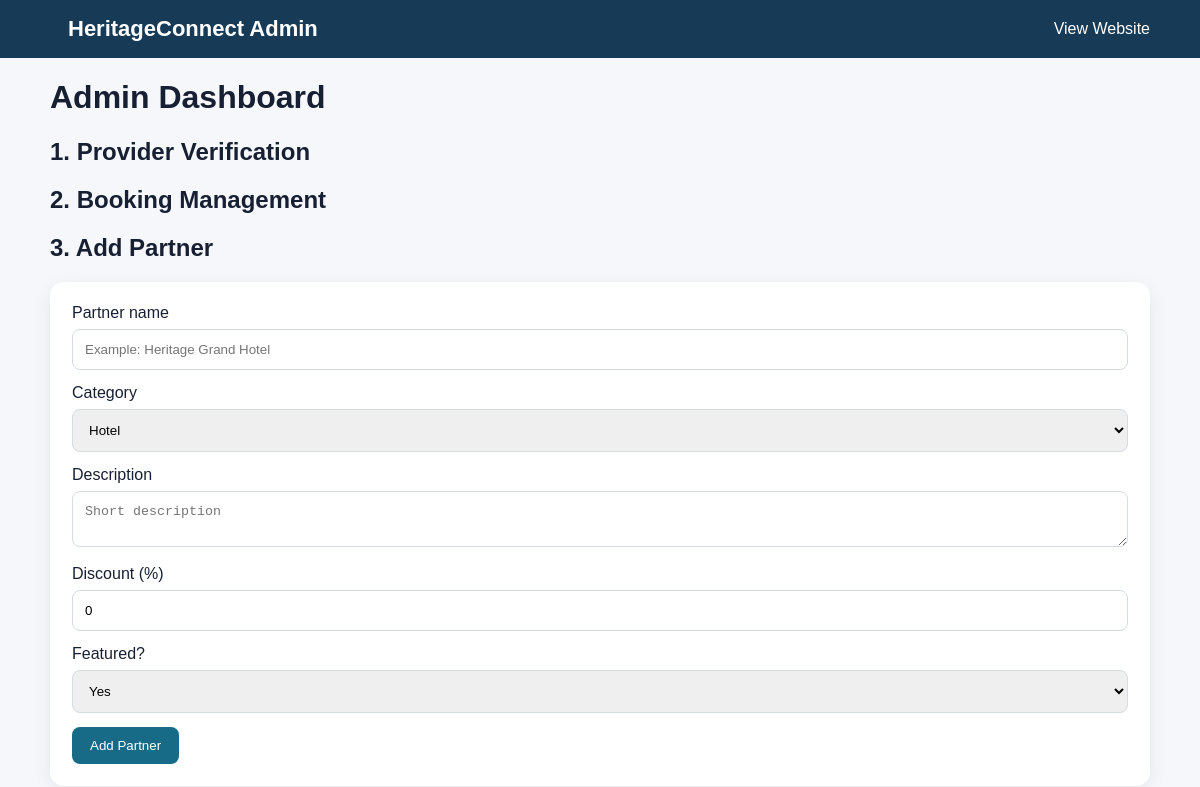
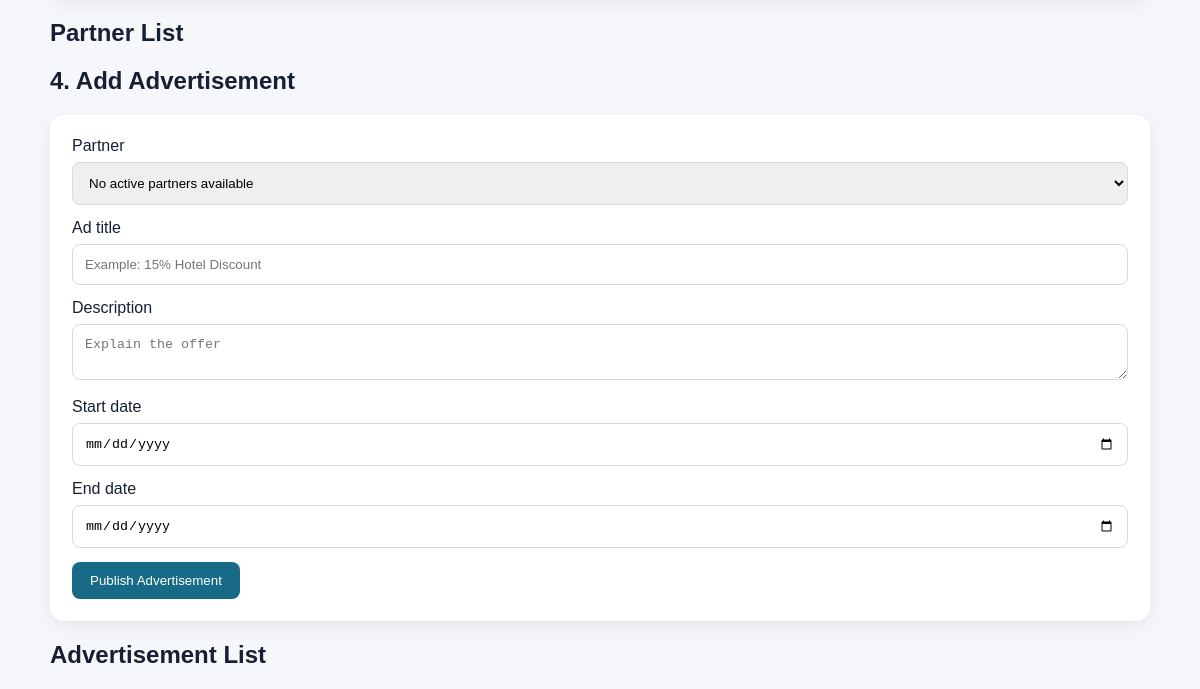
Page /admin/index.php on the earlier database version (2 pictures, top to bottom).
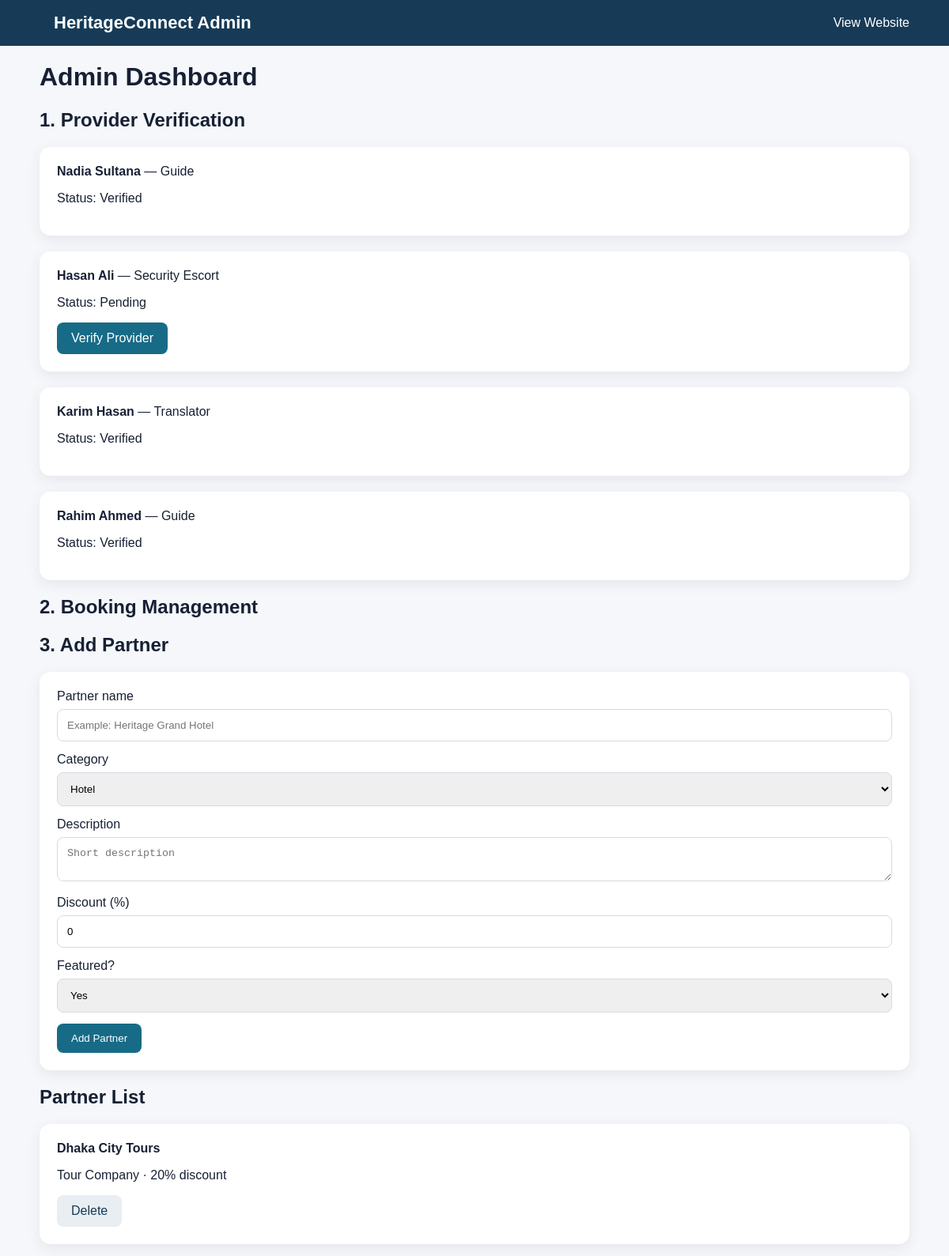
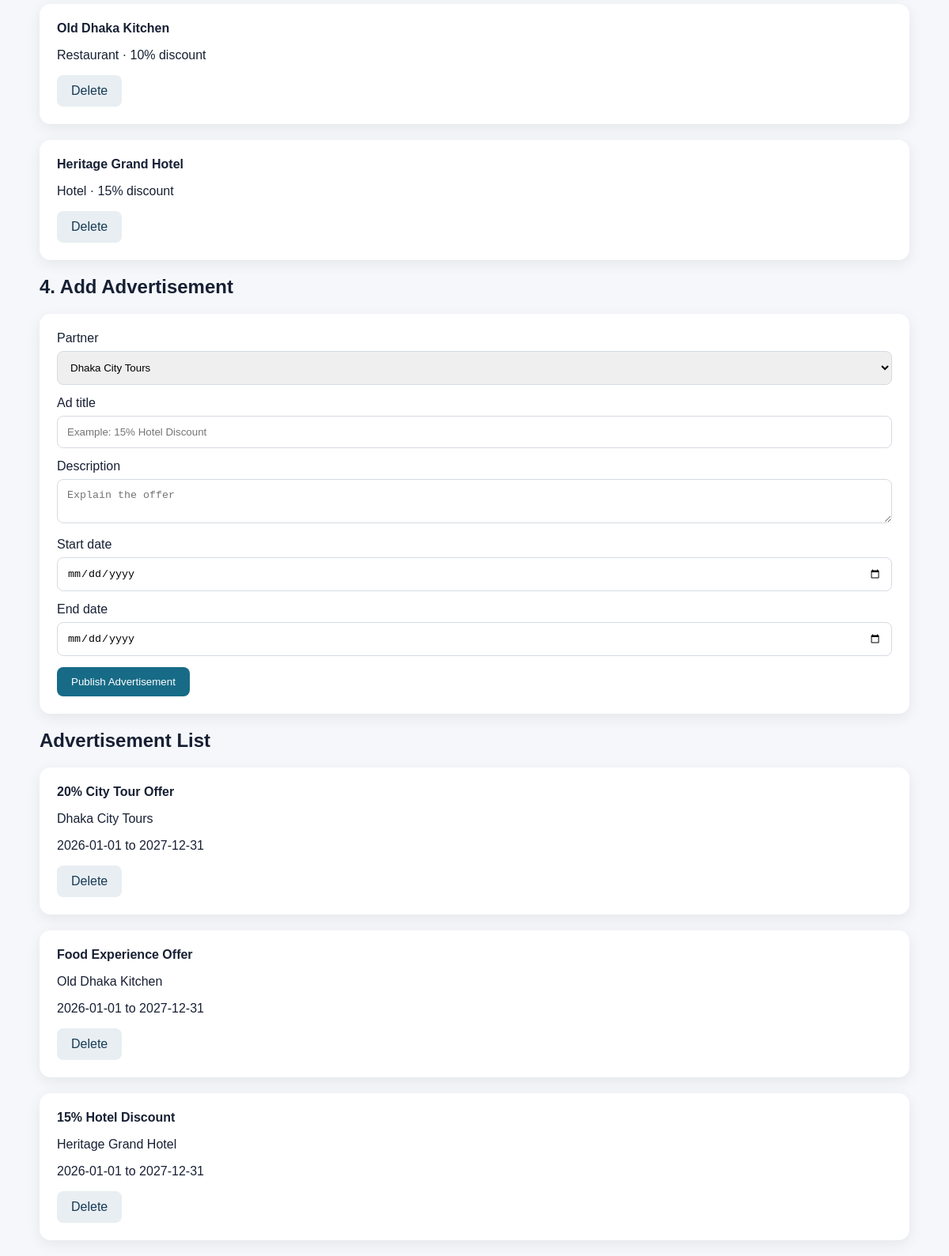
Same page on the later database version (2 pictures, top to bottom).
### tables this page shows
CREATE TABLE service_provider (
    provider_id INT AUTO_INCREMENT PRIMARY KEY,
    name VARCHAR(100) NOT NULL,
    service_type ENUM('Guide','Translator','Security Escort') NOT NULL,
    languages VARCHAR(200) NOT NULL,
    phone VARCHAR(30),
    price DECIMAL(10,2) NOT NULL,
    verification_status ENUM('Pending','Verified','Rejected') DEFAULT 'Pending'
);

CREATE TABLE partner (
    partner_id INT AUTO_INCREMENT PRIMARY KEY,
    partner_name VARCHAR(150) NOT NULL,
    category VARCHAR(100) NOT NULL,
    description TEXT,
    discount INT DEFAULT 0,
    featured TINYINT(1) DEFAULT 0,
    status ENUM('Active','Inactive') DEFAULT 'Active'
);

CREATE TABLE advertisement (
    ad_id INT AUTO_INCREMENT PRIMARY KEY,
    partner_id INT NOT NULL,
    title VARCHAR(200) NOT NULL,
    description TEXT,
    start_date DATE NOT NULL,
    end_date DATE NOT NULL,
    status ENUM('Active','Inactive') DEFAULT 'Active',
    FOREIGN KEY (partner_id) REFERENCES partner(partner_id) ON DELETE CASCADE
);

### admin/index.php (the view, shortened to what this page needs)
<?php
include "../database.php";
$providers = $conn->query("SELECT * FROM service_provider ORDER BY provider_id DESC");
$partners = $conn->query("SELECT * FROM partner ORDER BY partner_id DESC");
$ads = $conn->query("SELECT advertisement.*, partner.partner_name FROM advertisement JOIN partner ON advertisement.partner_id=partner.partner_id ORDER BY ad_id DESC");
?>
<!DOCTYPE html>
<html>
<head><meta charset="UTF-8"><title>Admin Dashboard</title><link rel="stylesheet" href="../style.css"></head>
<body>
<nav class="navbar"><div class="container"><a class="logo" href="../index.php">HeritageConnect Admin</a><a href="../index.php">View Website</a></div></nav>
<main class="container">
<h1>Admin Dashboard</h1>
<h2>1. Provider Verification</h2>
<?php while($p = $providers->fetch_assoc()): ?>
<div class="card">
<b><?= htmlspecialchars($p['name']) ?></b> — <?= htmlspecialchars($p['service_type']) ?>
<p>Status: <?= htmlspecialchars($p['verification_status']) ?></p>
<?php if($p['verification_status'] === 'Pending'): ?>
<a class="btn" href="?verify=<?= $p['provider_id'] ?>">Verify Provider</a>
<?php endif; ?>
</div>
<?php endwhile; ?>
<h2>2. Booking Management</h2>
<h2>3. Add Partner</h2>
<div class="form-box">
<form action="partner_add.php" method="POST">
<label>Partner name</label><input name="partner_name" placeholder="Example: Heritage Grand Hotel" required>
<label>Category</label>
<select name="category" required>
<option value="Hotel">Hotel</option>
</select>
<label>Description</label><textarea name="description" placeholder="Short description"></textarea>
<label>Discount (%)</label><input type="number" name="discount" min="0" max="100" value="0">
<label>Featured?</label><select name="featured"><option value="1">Yes</option><option value="0">No</option></select>
<button type="submit">Add Partner</button>
</form>
</div>
<h2>Partner List</h2>
<?php while($p = $partners->fetch_assoc()): ?>
<div class="card">
<b><?= htmlspecialchars($p['partner_name']) ?></b>
<p><?= htmlspecialchars($p['category']) ?> · <?= $p['discount'] ?>% discount</p>
<a class="btn secondary" href="?delete_partner=<?= $p['partner_id'] ?>" onclick="return confirm('Delete this partner?')">Delete</a>
</div>
<?php endwhile; ?>
<h2>4. Add Advertisement</h2>
<div class="form-box">
<form action="ad_add.php" method="POST">
<label>Partner</label>
<select name="partner_id" required>
<?php
$list = $conn->query("SELECT partner_id, partner_name FROM partner WHERE status='Active' ORDER BY partner_name");
if (!$list) {
    echo '<option value="">Could not load partners</option>';
} elseif ($list->num_rows === 0) {
    echo '<option value="">No active partners available</option>';
} else {
while($p = $list->fetch_assoc()):
?>
<option value="<?= $p['partner_id'] ?>"><?= htmlspecialchars($p['partner_name']) ?></option>
<?php endwhile; } ?>
</select>
<label>Ad title</label><input name="title" placeholder="Example: 15% Hotel Discount" required>
<label>Description</label><textarea name="description" placeholder="Explain the offer"></textarea>
<label>Start date</label><input type="date" name="start_date" required>
<label>End date</label><input type="date" name="end_date" required>
<button type="submit">Publish Advertisement</button>
</form>
</div>
<h2>Advertisement List</h2>
<?php while($a = $ads->fetch_assoc()): ?>
<div class="card">
<b><?= htmlspecialchars($a['title']) ?></b>
<p><?= htmlspecialchars($a['partner_name']) ?></p>
<p><?= htmlspecialchars($a['start_date']) ?> to <?= htmlspecialchars($a['end_date']) ?></p>
<a class="btn secondary" href="?delete_ad=<?= $a['ad_id'] ?>" onclick="return confirm('Delete this advertisement?')">Delete</a>
</div>
<?php endwhile; ?>
</main>
</body>
</html>

### style.css (style rules this page uses)
* { box-sizing: border-box; }
body { margin: 0; font-family: Arial, sans-serif; background: #f5f7fb; color: #172033; }
.container { width: 92%; max-width: 1100px; margin: auto; }
.navbar { background: #173b57; color: white; padding: 16px 0; }
.navbar .container { display: flex; justify-content: space-between; align-items: center; gap: 20px; }
.logo { color: white; text-decoration: none; font-size: 22px; font-weight: bold; }
.navbar a { color: white; text-decoration: none; margin-left: 18px; }
.search-box, .form-box, .card { background: white; padding: 22px; border-radius: 14px; box-shadow: 0 5px 18px rgba(0,0,0,.07); margin: 20px 0; }
input, select, textarea { width: 100%; padding: 12px; border: 1px solid #d5dbe3; border-radius: 8px; margin: 7px 0 14px; }
button, .btn { border: 0; background: #176b87; color: white; padding: 11px 18px; border-radius: 8px; cursor: pointer; text-decoration: none; display: inline-block; }
.btn.secondary { background: #e8eef2; color: #173b57; }

Differences in the rows shown:
added service_provider: name "Nadia Sultana", service_type "Guide", verification_status "Verified"
added service_provider: name "Hasan Ali", service_type "Security Escort", verification_status "Pending"
added service_provider: name "Karim Hasan", service_type "Translator", verification_status "Verified"
added service_provider: name "Rahim Ahmed", service_type "Guide", verification_status "Verified"
added partner: partner_name "Dhaka City Tours", category "Tour Company", discount "20"
added partner: partner_name "Old Dhaka Kitchen", category "Restaurant", discount "10"
added partner: partner_name "Heritage Grand Hotel", category "Hotel", discount "15"
added advertisement: title "20% City Tour Offer", partner.partner_name "Dhaka City Tours", start_date "2026-01-01", end_date "2027-12-31"
added advertisement: title "Food Experience Offer", partner.partner_name "Old Dhaka Kitchen", start_date "2026-01-01", end_date "2027-12-31"
added advertisement: title "15% Hotel Discount", partner.partner_name "Heritage Grand Hotel", start_date "2026-01-01", end_date "2027-12-31"
Other differences:
form field partner_id: "No active partners available" → "Dhaka City Tours"
